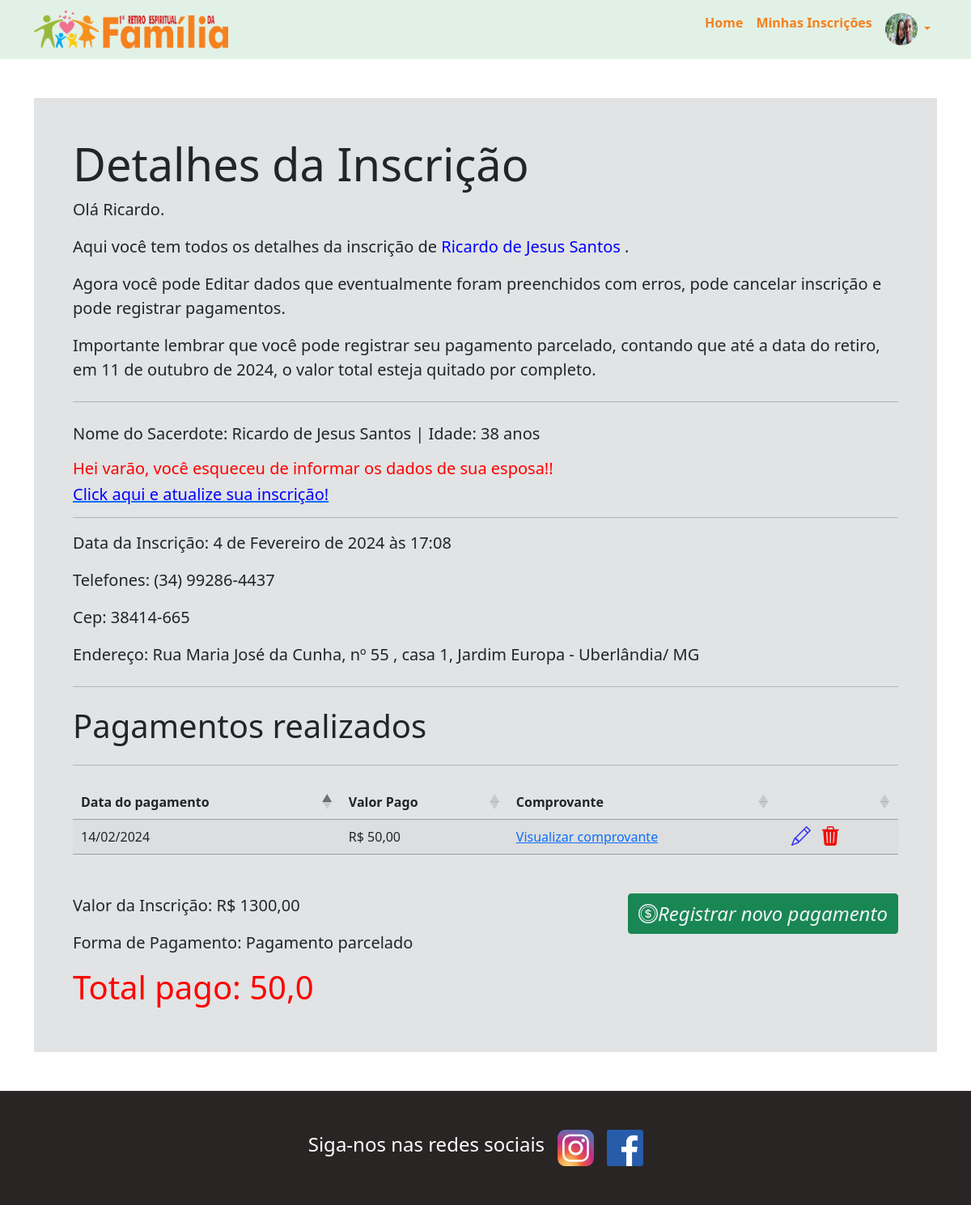
Page /inscricao/datalhe/2 (signed in) on the committed database.
### user_profile/models.py (models this page shows, shortened)
class UserProfile(models.Model):
    nome_completo = models.CharField(max_length=50, null=True)
    telefone = models.CharField(max_length=16, null=True)
    foto = models.ImageField(upload_to='fotos_usuarios', null=True, blank=True, verbose_name='Imagem')
    usuario = models.OneToOneField(User, on_delete=models.CASCADE)
    class Meta:
        verbose_name = 'Perfil'
        verbose_name_plural = 'Perfis'

### subscription/models.py (models this page shows, shortened)
class Inscricoes(models.Model):
    user = models.ForeignKey(User, on_delete=models.CASCADE, blank=True)
    nome_inscrito = models.CharField(max_length=50, verbose_name= 'Nome completo')
    conjuge = models.CharField(max_length=50, verbose_name= 'Nome do cônjuge', null=True, blank=True)
    idade = models.IntegerField(default=0)
    idade_conjuge = models.IntegerField(default=0, verbose_name= 'Idade do cônjuge', null=True, blank=True)
    dt_inscricao = models.DateTimeField(default=timezone.now, verbose_name= 'Data de inscrição', blank=True)
    telefone_1 = models.CharField(max_length=15, null=True, blank=True, verbose_name='Telefone 1')
    telefone_2 = models.CharField(max_length=15, null=True, blank=True, verbose_name='Telefone 2')
    email = models.EmailField(null=True, blank=True, verbose_name='E-mail')
    responsavel = models.CharField(max_length=50, verbose_name= 'Responsável', blank=True, default="-")
    cep = models.CharField(max_length=11, null=True, blank=True)
    logradouro = models.CharField(max_length=200, null=True, blank=True)
    numero = models.IntegerField(null=True, blank=True, default=0)
    complemento = models.CharField(max_length=50, null=True, blank=True)
    bairro = models.CharField(max_length=200, null=True, blank=True)
    cidade = models.CharField(max_length=200, null=True, blank=True)
    uf = models.CharField(max_length=100, null=True, blank=True)
    total_pago = models.DecimalField(max_digits=6, decimal_places=2, blank=True, default=0.0)
    RESPONSAVEL_CHOICES = (
        ("Pai", "Pai"),
        ("Mãe", "Mãe"),
        ("Responsável legal", "Responsavel legal")
    )
    parentesco_responsável = models.CharField(max_length=50, choices = RESPONSAVEL_CHOICES, blank= True, null=True, verbose_name= 'Parentesco')
    ESTADO_CIVIL_CHOICES = (
        ("Casado", "Casado"),
        ("Solteiro", "Solteiro"),
        ("Namorando", "Namorando")
    )
    estado_civil = models.CharField(max_length=20, choices = ESTADO_CIVIL_CHOICES )
    valor_inscricao = models.DecimalField(max_digits=6, decimal_places=2, blank=True)
    STATUS_CHOICES = (
        ("Pago", "Pago"),
        ("Pagamento parcelado", "Pagamento parcelado"),
    )
    status = models.CharField(max_length=50, choices = STATUS_CHOICES,  default="Pagamento parcelado", blank= True)
    class Meta:
        verbose_name = 'Inscrição'
        verbose_name_plural = 'Inscrições'

class Pagamento(models.Model):
    inscricao = models.ForeignKey(Inscricoes, on_delete = models.CASCADE, blank=True, null=True)
    data_registro= models.DateTimeField(default=timezone.now, blank=True, null=True)
    data_pagamento = models.CharField(max_length=12)
    valor = models.DecimalField(max_digits=6, decimal_places=2)
    comprovante_pagamento = models.FileField(upload_to ='uploads/')
    class Meta:
        verbose_name = 'Pagamento'
        verbose_name_plural = 'Pagamentos'

### subscription/views.py (the view)
# urls.py: path('datalhe/<int:id>', detalhe_incricao, name='incricoes_detalhe'),
@login_required()
def detalhe_incricao(request, id):
    inscricao = get_object_or_404(Inscricoes, pk=id, user=request.user)
    pagamentos = Pagamento.objects.filter(inscricao=inscricao)
    qtd_pgtos = len(pagamentos)
    if (qtd_pgtos != 0):
        total_pago = Pagamento.objects.filter(inscricao=inscricao).aggregate(total=Sum('valor'))
        total_pago = float(total_pago['total'])
    else:
        total_pago = 0.0
    context = {
        'inscricao': inscricao,
        'pagamentos': pagamentos,
        'total_pago': total_pago,
    }
    return render(request, 'inscricoes_details.html', context )

### subscription/templates/inscricoes_details.html (shortened to what this page needs)
{% extends 'partials/base.html' %}
{% load static %}
{% block main %}
<div class="container pt-5 pb-5">
    <div class="jumbotron p-5">
        <h1 class="display-4">Detalhes da Inscrição</h1>
        <p class="lead">Olá {{user.username}}.</p>
        <p class="lead">Aqui você tem todos os detalhes da inscrição de <b class="pago">{{inscricao.nome_inscrito }}
                {% if inscricao.conjuge %} e {{inscricao.conjuge }} {% endif %}</b>.</p>
        <p class="lead">Agora você pode Editar dados que eventualmente foram preenchidos com erros, pode cancelar
            inscrição e pode registrar pagamentos.</p>
        <p class="lead">Importante lembrar que você pode registrar seu pagamento parcelado, contando que até a data do
            retiro, em 11 de outubro de 2024, o valor total esteja quitado por completo. </p>
        <hr class="my-4">
        {% if inscricao.estado_civil == 'Casado' %}
        <p class="lead"><b>Nome do Sacerdote: </b> {{inscricao.nome_inscrito }} |
            <b>Idade: </b> {{inscricao.idade }} anos
        </p>
        {% if inscricao.conjuge %}
        <p class="lead"><b>Nome da Esposa virtuosa: </b> {{inscricao.conjuge }} |
            <b>Idade: </b> {{inscricao.idade_conjuge }} anos
        </p>
        {% else %}
        <h5 class="card-title a_pagar">Hei varão, você esqueceu de informar os dados de sua esposa!!
        </h5>
        <a href="{% url 'atualizar' inscricao.id %}">
            <h5 class="card-title pago">Click aqui e atualize sua inscrição!</h5>
        </a>
        <hr>
        {% endif %}
        <p class="lead"><b>Data da Inscrição: </b> {{inscricao.dt_inscricao }} </p>
        <p class="lead"><b>Telefones: </b> {% if inscricao.telefone_1 %}{{inscricao.telefone_1 }} {% endif %}
            {% if incricao.telefone_2 %} | {{inscricao.telefone_2 }} {% endif %}</p>
        <p class="lead"><b>Cep: </b> {{inscricao.cep }} </p>
        <p class="lead"><b>Endereço: </b> {{inscricao.logradouro }}, nº {{inscricao.numero }}
            {% if inscricao.complemento %}, {{ inscricao.complemento}}{% endif %}, {{inscricao.bairro }}
            - {{inscricao.cidade }}/ {{ inscricao.uf}}
        </p>
        {% endif %}
        <hr class="my-4">
        <h3 class="display-6">Pagamentos realizados</h3>
        <hr class="my-4">
        <table id="list-insc" class="stripe">
            <thead>
                <tr>
                    <th>Data do pagamento </th>
                    <th>Valor Pago</th>
                    <th>Comprovante</th>
                    <th></th>
                </tr>
            </thead>
            <tbody>
                {% for p in pagamentos %}
                <tr>
                    <td>{{ p.data_pagamento }}</td>
                    <td>R$ {{ p.valor }}</td>
                    <td><a href=" {{ p.comprovante_pagamento.url }}" target="_blank">Visualizar comprovante</a> </td>
                    <td><a href="{% url 'pagamento_edit' p.id %}"><i class="bi bi-pencil m-2"
                                style="font-size: 1.5rem; color: #3532f0;"></i></a>
                        <a href="{% url 'pagamento_delete' p.id %}"><i class="bi bi-trash3-fill"
                                style="font-size: 1.5rem; color: #f10808;"></i></a>
                    </td>
                </tr>
                {% endfor %}
            </tbody>
        </table>
        <div class="mt-5 d-flex justify-content-between">
            <div>
                <p class="lead"><b>Valor da Inscrição: </b>R$ {{inscricao.valor_inscricao }} </p>
                <p class="lead"><b>Forma de Pagamento: </b> {{inscricao.status }} </p>
                {% if total_pago >= inscricao.valor_inscricao %}
                <h1 class="display-6 pago"> Total pago: {{total_pago }}</h1>
                {% else %}
                <h1 class="display-6 a_pagar"> Total pago: {{total_pago }}</h1>
                {% endif %}
            </div>
            <div>
                <a href="{% url 'incricoes_pagar' inscricao.id %}" class="btn btn-success"><i class="bi bi-coin"
                        style="font-size: 1.5rem; color: #f1f2f6;">Registrar novo pagamento</i></a>
            </div>
        </div>
    </div>
</div>
{% endblock %}

### templates/partials/header.html (shortened to what this page needs)
{% load static %}
<head>
  <link rel="stylesheet" href="{% static 'styles/styles.css' %}">
  <link rel="stylesheet" href="{% static 'styles/wickedcss.min.css' %}">
  <link rel="stylesheet" href="https://unpkg.com/aos@next/dist/aos.css" />
  <link rel="stylesheet" href="https://cdn.datatables.net/1.13.7/css/jquery.dataTables.css" />
  <link rel="stylesheet" href="https://cdn.jsdelivr.net/npm/bootstrap-icons@1.11.1/font/bootstrap-icons.css"
>
  <link href="https://cdn.jsdelivr.net/npm/bootstrap@5.0.2/dist/css/bootstrap.min.css" rel="stylesheet"
>
</head>
<body>
  <nav class="navbar navbar-expand-lg navbar-light">
    <div class="container">
      <a class="navbar-brand" href="{% url 'home'%}">
        <img src="{% static  'imgs/logo-retiro.png' %}" alt="" width="240px">
      </a>
      <div class="collapse navbar-collapse d-flex justify-content-end" id="navbarSupportedContent">
        <ul class="navbar-nav">
          {% if user.is_authenticated %}
          <li class="nav-item">
            <a class="nav-link active" aria-current="page" href="{% url 'home'%}">Home</a>
          </li>
          <li class="nav-item">
            <a class="nav-link" href="{% url 'incricoes_list'%}">Minhas Inscrições</a>
          </li>
          <li class="nav-item dropdown">
            <a class="nav-link dropdown-toggle" href="#" data-bs-toggle="dropdown" aria-expanded="false"
              id="navbarDropdownMenuLink" role="button" aria-haspopup="true" aria-expanded="false">
              {% if user.userprofile.foto %}
              <img src="{{ user.userprofile.foto.url }}" width="40" height="40" class="rounded-circle">
              {% else %}
              <img src="{% static  'imgs/default-user-image.jpg' %}" width="40" height="40" class="rounded-circle">
              {% endif %}
            </a>
          </li>
          {% endif %}
        </ul>
      </div>
    </div>
  </nav>

### static/styles/styles.css (style rules this page uses)
.navbar { background-color: var(--global-primary-color); }
.nav-link { color: var(--title-color-secondary) !important; font-weight: bolder; }
.jumbotron { background-color: #e1e3e4; }
.a_pagar { color: #ff0000; }
.pago { color: #0000ff; }

### rows in the picture
Inscricoes: nome_inscrito "Ricardo de Jesus Santos", idade "38", dt_inscricao "4 de Fevereiro de 2024 às 17:08", telefone_1 "(34) 99286-4437", cep "38414-665", logradouro "Rua Maria José da Cunha", numero "55", complemento "casa 1", bairro "Jardim Europa", cidade "Uberlândia", uf "MG", valor_inscricao "1300,00", status "Pagamento parcelado"
Pagamento: data_pagamento "14/02/2024", valor "50,00"

### other values in the picture
{{ user.username }} "Ricardo"
{{ total_pago }} "50,0"
